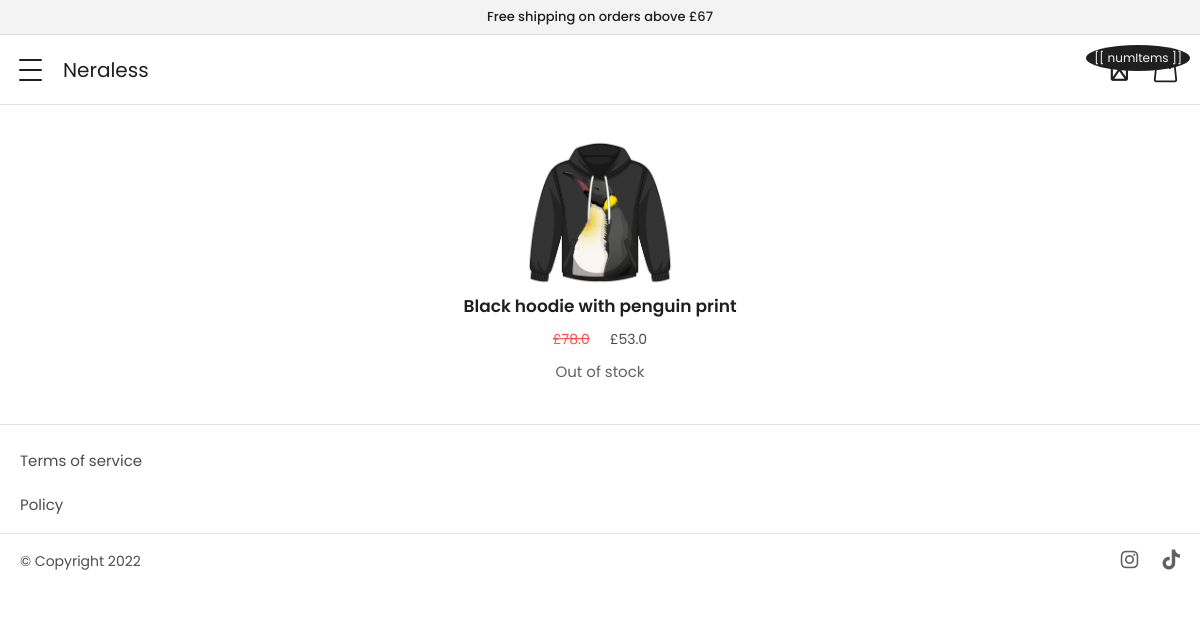
Before: / with the older database file.
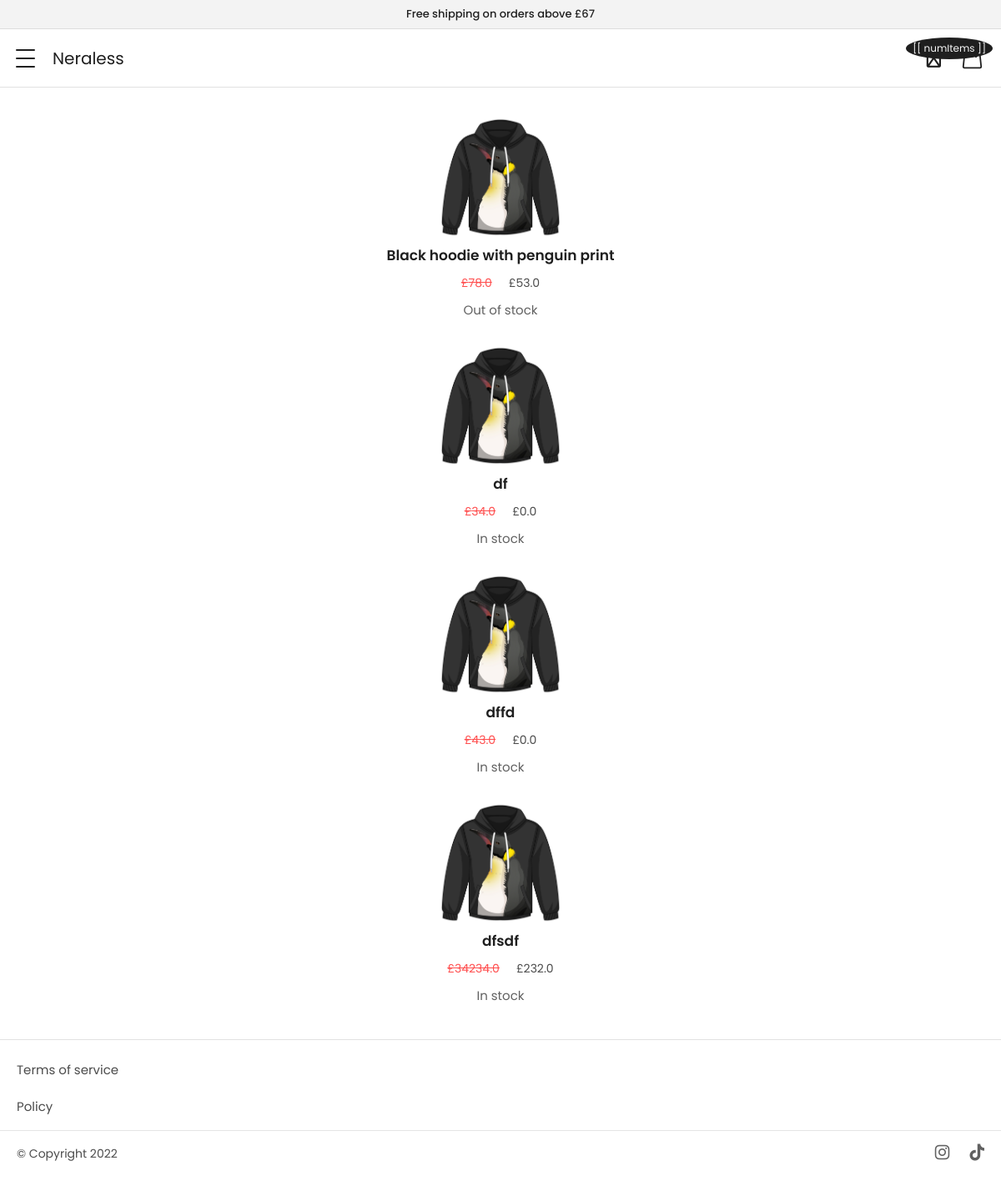
After: the same page with the newer database file.
### apps/store/models.py (models this page shows, shortened)
class Product(models.Model):
    name = models.CharField(max_length=300)
    category = models.ForeignKey(Category, related_name='products', on_delete=models.CASCADE)
    parent = models.ForeignKey('self', related_name='variants', on_delete=models.CASCADE, blank=True, null=True)
    price = models.FloatField(max_length=300, default=0)
    discount_price = models.FloatField(max_length=300, default=0)
    slug = models.SlugField(max_length=150)
    description = models.TextField()
    short_description = models.TextField(null=True, blank=True, max_length=300)
    created_on = models.DateTimeField(auto_now_add=True)
    image = models.ImageField(blank=True, null=True)
    thumbnail = models.ImageField(blank=True, null=False)
    num_available = models.IntegerField(default=1)
    is_featured = models.BooleanField(default=False)
    is_popular = models.BooleanField(default=False)
    is_sale = models.BooleanField(default=False)
    def admin_photo(self):
            return mark_safe('<img src="{}" width="100" />'.format(self.image.url))
    admin_photo.short_description = 'image'
    admin_photo.allow_tags = True

### apps/core/views.py (the view)
# urls.py: path('', home, name='home'),
def home(request):
    products = Product.objects.all()
    category = Category.objects.all()
    featuredPr = Product.objects.filter(is_featured=True)
    featuredCat = Category.objects.filter(is_home_page=True)
    cart = Cart(request)
    for product in featuredPr:
        if cart.has_product(product.id):
            product.in_cart = True
        else:
            product.in_cart = False
    context = {
        'featuredPr':featuredPr,
        'products':products,
        'category':category,
        'featuredCat':featuredCat,
     }
    return render(request, 'core/home.html', context)

### apps/cart/cart.py (called while the page is built)
    def __iter__(self):
        product_ids = self.cart.keys()
        product_clean_ids = []
        for p in product_ids:
            product_clean_ids.append(p)
            self.cart[str(p)]['product'] = Product.objects.get(pk=p)
        for item in self.cart.values():
            item['total_price'] = float(item['price']) * int(item['quantity'])
            yield item

    def has_product(self, product_id):
        if str(product_id) in self.cart:
            return True
        else:
            return False

    def get_total_length(self):
        return sum(int(item['quantity']) for item in self.cart.values())

    def get_total_cost(self):
        return sum(float(item['total_price']) for item in self)

### apps/cart/context_processors.py (called while the page is built)
def cart(request):
    return {'cart': Cart(request)}

### apps/core/templates/core/home.html (shortened to what this page needs)
{% extends 'core/base.html' %}
{% load static %}
{% block content %}
<link rel="stylesheet" href="{% static 'scss/store/base.css' %}" type="text/css">
<div class="cover">
</div>
<div class="product-section">
   {% for product in featuredPr %}
   <div class="product" onclick="window.location.href='{% url  'product_detail' product.slug  %}'">
      <img class="product-image" src="{{ product.image.url }}" alt="product-image" />
      <h2 class="product-name">{{ product.name }}</h2>
      <div class="product-price">
         <p class="red">£{{ product.price }}</p>
         <p>£{{ product.discount_price }}</p>
      </div>
      {% if product.num_available > 0 %}
         <p class="product-stock" class="btn-no-stock">In stock</p>
      {% else %}
         <p class="product-stock">Out of stock</p>
      {% endif %}
   </div>
   {% endfor %}
   </div>
{% endblock %}

### apps/core/templates/core/base.html (shortened to what this page needs)
{% load static %}
<!DOCTYPE html>
<html lang="en">
<head>
    <link rel="stylesheet" href="https://stackpath.bootstrapcdn.com/bootstrap/4.3.1/css/bootstrap.min.css">
    <link rel="stylesheet" href="https://pro.fontawesome.com/releases/v5.10.0/css/all.css"/>
    <link rel="stylesheet" href="https://maxcdn.bootstrapcdn.com/bootstrap/4.0.0/css/bootstrap.min.css">
    <link rel="stylesheet" href="https://stackpath.bootstrapcdn.com/bootstrap/4.3.1/css/bootstrap.min.css">
    <link rel="stylesheet" href="https://pro.fontawesome.com/releases/v5.10.0/css/all.css"/>
    <link rel="stylesheet" href="https://maxcdn.bootstrapcdn.com/bootstrap/4.0.0/css/bootstrap.min.css">
    <link rel="stylesheet" href="https://cdnjs.cloudflare.com/ajax/libs/font-awesome/5.15.4/css/brands.min.css" />
    <link rel="stylesheet" href="https://pro.fontawesome.com/releases/v5.10.0/css/all.css"/>
    <link rel="stylesheet" href="https://cdnjs.cloudflare.com/ajax/libs/font-awesome/6/css/all.min.css" />
    <link rel="stylesheet" href="https://cdnjs.cloudflare.com/ajax/libs/font-awesome/6/css/fontawesome.min.css" />
    <link rel="stylesheet" href="https://cdnjs.cloudflare.com/ajax/libs/font-awesome/6/css/regular.min.css" />
    <link rel="stylesheet" href="https://cdnjs.cloudflare.com/ajax/libs/font-awesome/6.0.0-beta2/css/all.min.css">    <link href="https://fonts.googleapis.com/css2?family=Alata&display=swap" rel="stylesheet">
    <link rel="stylesheet" href="{% static '/scss/global/global.css' %}" type="text/css">
</head>
<body>
    {% include 'core/nav.html' %}
    {% block content %}{% endblock %}
    {% include 'core/footer.html' %}
</body>
</html>

### apps/core/templates/core/nav.html (shortened to what this page needs)
{% load static %}
<link rel="stylesheet" href="{% static '/scss/store/nav.css' %}" type="text/css">
<link rel="stylesheet" href="https://stackpath.bootstrapcdn.com/font-awesome/4.7.0/css/font-awesome.min.css">
<link rel="stylesheet" href="https://stackpath.bootstrapcdn.com/font-awesome/4.7.0/css/font-awesome.min.css">
<link rel="stylesheet" href="https://pro.fontawesome.com/releases/v5.10.0/css/all.css"/>
<link rel="stylesheet" href="https://site-assets.fontawesome.com/releases/v6.4.0/css/all.css">
<div class="top-header">
    Free shipping on orders above £67
</div>
<div id="mobileNav">
    <div class="logo" onclick="window.location.href='/'">
        Neraless
    </div>
    <div class="hamburger" id="hamburger" onclick="menu()">
        <span class="upper-span"></span>
        <span class="center-span"></span>
        <span class="lower-span"></span>
    </div>
    <div class="icons">
        <span>[[ numItems ]]</span>
    </div>
</div>

### apps/core/templates/core/footer.html (shortened to what this page needs)
{% load static %}
<link rel="stylesheet" href="{% static '/scss/store/footer.css' %}" type="text/css">
<div id="mobileFooter">
    <div class="content">
        <div class="links">
            <a href="">Terms of service</a>
            <a href="">Policy</a>
        </div>
        <hr>
        <div class="bottom-row">
            <div class="copyright">&#169; Copyright 2022</div>
            <div class="social-icons">
                <i class="fa-brands fa-instagram"></i>
                <i class="fa-brands fa-tiktok"></i>
            </div>
        </div>
    </div>
</div>

### static/scss/global/global.css (style rules this page uses)
* { margin: 0; padding: 0; font-family: "Poppins", sans-serif; box-sizing: border-box; }
html, body { position: relative; overflow-x: hidden; scroll-behavior: smooth; margin: auto; }
a { cursor: pointer; }

### static/scss/store/nav.css (style rules this page uses)
.top-header { position: fixed; top: 0; width: 100%; height: 35px; color: #1F1F1F; font-size: 13px; font-weight: 500; text-align: center; border-bottom: 1px solid rgba(211, 211, 211, 0.68); display: flex; justify-content: center; align-items: center; background: #f3f3f3; z-index: 100; }
#mobileNav { background: white; z-index: 100; width: 100%; height: 70px; position: fixed; top: 35px; display: flex; align-items: center; justify-content: space-between; padding-inline: 20px; border-bottom: 1px solid rgba(211, 211, 211, 0.68); }
#mobileNav .logo { transform: translateX(43px); font-size: 20px; color: #1F1F1F; position: relative; }
#mobileNav .hamburger { padding: 10px; margin: 0; width: auto; height: auto; z-index: 1000; text-align: center; position: absolute; left: 18px; }
#mobileNav .hamburger span { height: 2px; background: #1F1F1F; border-radius: 3px; display: block; transition: 0.2s; margin-block: 8px; transform: translateX(-9px) rotate(0deg); text-align: center; transform-origin: center center; width: 23px; }
#mobileNav .icons { display: flex; }
#mobileNav .icons svg { width: 29px; height: auto; margin-left: 10px; color: #1F1F1F; }
#mobileNav .icons span { padding: 0; margin: 0; font-size: 12px; height: -moz-max-content; height: max-content; width: -moz-max-content; width: max-content; position: absolute; right: 10px; top: 10px; padding: 4px 8px; background: #1F1F1F; border-radius: 100%; color: rgb(246, 246, 246); }

### static/scss/store/base.css (style rules this page uses)
.cover { width: 100%; height: 105px; }
.product-section { width: 100%; height: auto; padding: 10px 20px; text-align: center; }
.product-section .product { width: 53%; height: auto; text-align: center; margin: 25px auto; }
.product-section .product .product-image { width: auto; height: 145px; margin-bottom: 11px; }
.product-section .product .product-name { font-size: 17px; font-weight: 600; color: #1F1F1F; }
.product-section .product .product-price { display: flex; align-items: center; justify-content: center; padding-top: 5px; }
.product-section .product .product-price p { font-size: 14px; margin-inline: 10px; opacity: 0.8; color: #1F1F1F; }
.product-section .product .product-price p.red { color: red; opacity: 0.69; text-decoration: line-through; }
.product-section .product .product-stock { color: #1F1F1F; font-size: 15px; opacity: 0.7; transform: translateY(-5px); }

### static/scss/store/footer.css (style rules this page uses)
#mobileFooter { width: 100%; height: 100%; padding-block: 20px; padding-top: 14px; border-top: 1px solid rgba(211, 211, 211, 0.68); }
#mobileFooter .content { width: 100%; height: 100%; }
#mobileFooter .content .links { padding-inline: 20px; width: 100%; }
#mobileFooter .content .links a { font-size: 15px; display: block; width: -moz-max-content; width: max-content; padding-right: 40px; padding-block: 11px; font-weight: 400; color: #1F1F1F; opacity: 0.8; }
#mobileFooter .content .links a:last-child { padding-bottom: 0; }
#mobileFooter .content .bottom-row { height: 100%; width: 100%; padding-inline: 20px; display: flex; justify-content: space-between; align-items: center; }
#mobileFooter .content .bottom-row .copyright { font-weight: 400; color: #1F1F1F; opacity: 0.8; font-size: 14px; }
#mobileFooter .content .bottom-row .social-icons i { color: #1F1F1F; font-size: 20px; opacity: 0.7; padding-inline: 5px; margin-inline: 5px; }
#mobileFooter .content .bottom-row .social-icons i:last-child { padding-right: 0; margin-right: 0; }

Changed rows visible on the page:
added Product: image (picture), name "df", price "34.0", discount_price "0.0", num_available "In stock"
added Product: image (picture), name "dffd", price "43.0", discount_price "0.0", num_available "In stock"
added Product: image (picture), name "dfsdf", price "34234.0", discount_price "232.0", num_available "In stock"
